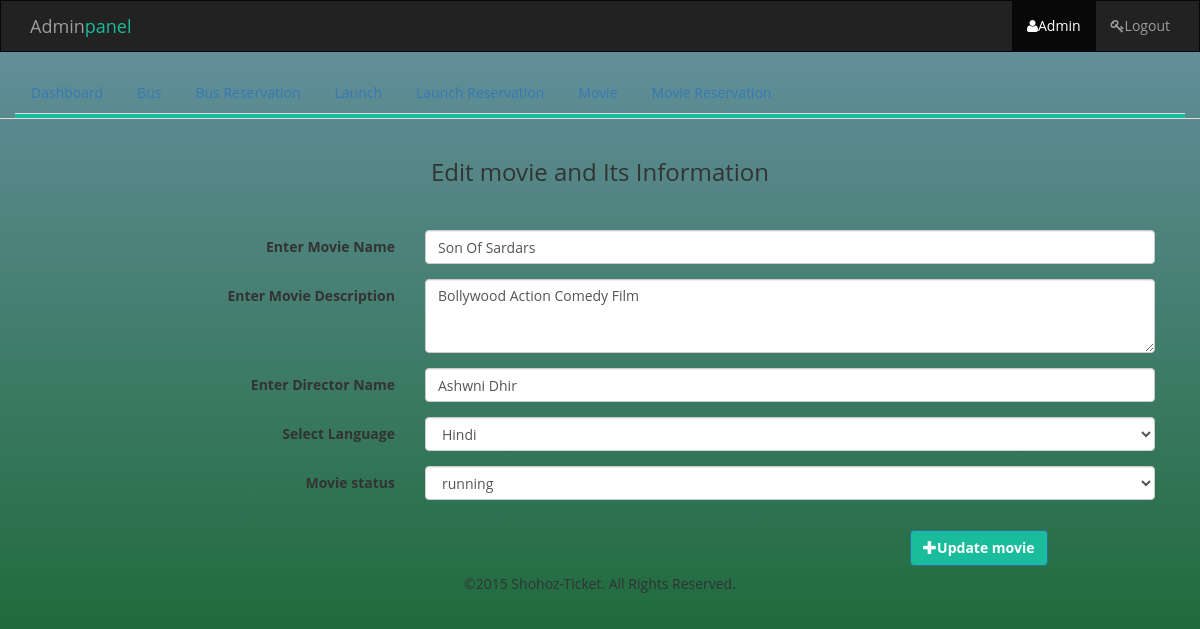
/admin/editmovie.php?id=2 (signed in), run on the app's committed database.
### tables this page shows
CREATE TABLE `movies` (
  `movie_id` int(10) NOT NULL,
  `movie_name` varchar(50) NOT NULL,
  `movie_director` varchar(30) NOT NULL,
  `movie_decription` varchar(255) NOT NULL,
  `movie_language` varchar(30) NOT NULL,
  `movie_poster` varchar(255) NOT NULL,
  `islive` varchar(50) NOT NULL,
  `image_name` varchar(500) NOT NULL,
  `image_type` varchar(500) NOT NULL,
  `image_path` blob NOT NULL
);

### admin/editmovie.php (the view, shortened to what this page needs)
<?php
include_once 'header.php';
$id = $_GET['id'];
$query = "SELECT * from movies where movie_id =".$id;
$result = mysqli_query($con, $query);
$row = mysqli_fetch_assoc($result);
 ?>
 <div class="content-table">
	<div class="container">
		<div class="col-lg-12">
			<h3 class="text-center">Edit movie and Its Information</h3><br>
		    <form action="updatemovie.php?id=<?php echo $id ?>" method="post" class="form-horizontal" enctype="multipart/form-data">
				<div class="form-group">
					<label for="movie name" class="col-sm-4 control-label">Enter Movie Name</label>
          			<div class="col-sm-8">
				    	<input type="text" class="form-control" name="mvname" value="<?php echo $row['movie_name'] ?>">
				    </div>
				</div>
			    <div class="form-group">
					<label for="movie description" class="col-sm-4 control-label">Enter Movie Description</label>
          			<div class="col-sm-8">
				    	<textarea name="mvdescription" rows="3" class="form-control"><?php echo $row['movie_decription'] ?></textarea>
				    </div>
				</div>
				<div class="form-group">
					<label for="movie-director" class="col-sm-4 control-label">Enter Director Name</label>
					<div class="col-sm-8">
						<input type="text" class="form-control" name="mvdirector" value="<?php echo $row['movie_director'] ?>">
					</div>
				</div>
				<div class="form-group">
					<label for="language" class="col-sm-4 control-label">Select Language</label>
					<div class="col-sm-8">
						<select name="mvlanguage" id="" class="form-control">
							<option><?php echo $row['movie_language'] ?></option>
						</select>
					</div>
				</div>
				<div class="form-group">
					<label for="status" class="col-sm-4 control-label">  Movie status</label>
					<div class="col-sm-8">
						<select name="islive" id="" class="form-control">
							<option><?php echo $row['islive'] ?></option>
						</select>
					</div>
				</div>
				<div class="col-lg-8 col-lg-offset-3" style="padding-top: 15px;">
                  <button type="submit" name="movie_btn" style="background:#1abc9c" class="btn btn-primary pull-right"><span class="glyphicon glyphicon-plus"></span>Update movie</button>
                </div>
			</form>
		</div>
	</div>
</div>
<?php include_once 'footer.php'; ?>

### style.css (style rules this page uses)
body, html { height: 100%; background-repeat: no-repeat; background-image: linear-gradient(rgb(104, 145, 162), rgb(12, 97, 33)); }
.btn { font-weight: 700; height: 36px; -moz-user-select: none; -webkit-user-select: none; user-select: none; cursor: default; }
body { font-family: 'Open Sans', sans-serif; }
.content-table { padding-top: 20px; }

### data on the page
movies: mvname "Son Of Sardars", mvdescription "Bollywood Action Comedy Film", mvdirector "Ashwni Dhir", mvlanguage "Hindi", islive "running"
